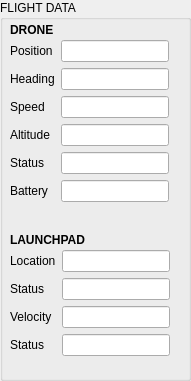
     <widget class="QGroupBox" name="groupBox_2">
      <property name="geometry">
       <rect>
        <x>519</x>
        <y>10</y>
        <width>191</width>
        <height>381</height>
       </rect>
      </property>
      <property name="sizePolicy">
       <sizepolicy hsizetype="Maximum" vsizetype="Preferred">
        <horstretch>0</horstretch>
        <verstretch>0</verstretch>
       </sizepolicy>
      </property>
      <property name="title">
       <string>FLIGHT DATA</string>
      </property>
      <widget class="QLabel" name="label_8">
       <property name="geometry">
        <rect>
         <x>10</x>
         <y>20</y>
         <width>171</width>
         <height>20</height>
        </rect>
       </property>
       <property name="sizePolicy">
        <sizepolicy hsizetype="Maximum" vsizetype="Preferred">
         <horstretch>0</horstretch>
         <verstretch>0</verstretch>
        </sizepolicy>
       </property>
       <property name="font">
        <font>
         <weight>75</weight>
         <bold>true</bold>
        </font>
       </property>
       <property name="text">
        <string>DRONE</string>
       </property>
       <property name="alignment">
        <set>Qt::AlignLeading|Qt::AlignLeft|Qt::AlignVCenter</set>
       </property>
      </widget>
      <widget class="QLabel" name="label_9">
       <property name="geometry">
        <rect>
         <x>10</x>
         <y>230</y>
         <width>171</width>
         <height>20</height>
        </rect>
       </property>
       <property name="sizePolicy">
        <sizepolicy hsizetype="Maximum" vsizetype="Preferred">
         <horstretch>0</horstretch>
         <verstretch>0</verstretch>
        </sizepolicy>
       </property>
       <property name="font">
        <font>
         <weight>75</weight>
         <bold>true</bold>
        </font>
       </property>
       <property name="text">
        <string>LAUNCHPAD</string>
       </property>
       <property name="alignment">
        <set>Qt::AlignLeading|Qt::AlignLeft|Qt::AlignVCenter</set>
       </property>
      </widget>
      <widget class="QWidget" name="formLayoutWidget">
       <property name="geometry">
        <rect>
         <x>10</x>
         <y>40</y>
         <width>171</width>
         <height>178</height>
        </rect>
       </property>
       <property name="sizePolicy">
        <sizepolicy hsizetype="Maximum" vsizetype="Preferred">
         <horstretch>0</horstretch>
         <verstretch>0</verstretch>
        </sizepolicy>
       </property>
       <layout class="QFormLayout" name="formLayout">
        <item row="0" column="0">
         <widget class="QLabel" name="dronePositionLabel">
          <property name="sizePolicy">
           <sizepolicy hsizetype="Maximum" vsizetype="Preferred">
            <horstretch>0</horstretch>
            <verstretch>0</verstretch>
           </sizepolicy>
          </property>
          <property name="text">
           <string>Position</string>
          </property>
         </widget>
        </item>
        <item row="0" column="1">
         <widget class="QLineEdit" name="dronePositionLineEdit">
          <property name="sizePolicy">
           <sizepolicy hsizetype="Maximum" vsizetype="Fixed">
            <horstretch>0</horstretch>
            <verstretch>0</verstretch>
           </sizepolicy>
          </property>
          <property name="readOnly">
           <bool>true</bool>
          </property>
         </widget>
        </item>
        <item row="1" column="0">
         <widget class="QLabel" name="headingLabel">
          <property name="sizePolicy">
           <sizepolicy hsizetype="Maximum" vsizetype="Preferred">
            <horstretch>0</horstretch>
            <verstretch>0</verstretch>
           </sizepolicy>
          </property>
          <property name="text">
           <string>Heading</string>
          </property>
         </widget>
        </item>
        <item row="1" column="1">
         <widget class="QLineEdit" name="droneHeadingLineEdit">
          <property name="sizePolicy">
           <sizepolicy hsizetype="Maximum" vsizetype="Fixed">
            <horstretch>0</horstretch>
            <verstretch>0</verstretch>
           </sizepolicy>
          </property>
          <property name="readOnly">
           <bool>true</bool>
          </property>
         </widget>
        </item>
        <item row="2" column="1">
         <widget class="QLineEdit" name="droneSpeedLineEdit">
          <property name="sizePolicy">
           <sizepolicy hsizetype="Maximum" vsizetype="Fixed">
            <horstretch>0</horstretch>
            <verstretch>0</verstretch>
           </sizepolicy>
          </property>
          <property name="readOnly">
           <bool>true</bool>
          </property>
         </widget>
        </item>
        <item row="3" column="0">
         <widget class="QLabel" name="altitudeLabel">
          <property name="sizePolicy">
           <sizepolicy hsizetype="Maximum" vsizetype="Preferred">
            <horstretch>0</horstretch>
            <verstretch>0</verstretch>
           </sizepolicy>
          </property>
          <property name="text">
           <string>Altitude</string>
          </property>
         </widget>
        </item>
        <item row="3" column="1">
         <widget class="QLineEdit" name="droneAltitudeLineEdit">
          <property name="sizePolicy">
           <sizepolicy hsizetype="Maximum" vsizetype="Fixed">
            <horstretch>0</horstretch>
            <verstretch>0</verstretch>
           </sizepolicy>
          </property>
          <property name="readOnly">
           <bool>true</bool>
          </property>
         </widget>
        </item>
        <item row="2" column="0">
         <widget class="QLabel" name="speedLabel">
          <property name="sizePolicy">
           <sizepolicy hsizetype="Maximum" vsizetype="Preferred">
            <horstretch>0</horstretch>
            <verstretch>0</verstretch>
           </sizepolicy>
          </property>
          <property name="text">
           <string>Speed</string>
          </property>
         </widget>
        </item>
        <item row="5" column="0">
         <widget class="QLabel" name="batteryLabel">
          <property name="sizePolicy">
           <sizepolicy hsizetype="Maximum" vsizetype="Preferred">
            <horstretch>0</horstretch>
            <verstretch>0</verstretch>
           </sizepolicy>
          </property>
          <property name="text">
           <string>Battery</string>
          </property>
         </widget>
        </item>
        <item row="4" column="0">
         <widget class="QLabel" name="statusLabel">
          <property name="sizePolicy">
           <sizepolicy hsizetype="Maximum" vsizetype="Preferred">
            <horstretch>0</horstretch>
            <verstretch>0</verstretch>
           </sizepolicy>
          </property>
          <property name="text">
           <string>Status</string>
          </property>
         </widget>
        </item>
        <item row="4" column="1">
         <widget class="QLineEdit" name="droneStatusLineEdit">
          <property name="sizePolicy">
           <sizepolicy hsizetype="Maximum" vsizetype="Fixed">
            <horstretch>0</horstretch>
            <verstretch>0</verstretch>
           </sizepolicy>
          </property>
          <property name="readOnly">
           <bool>true</bool>
          </property>
         </widget>
        </item>
        <item row="5" column="1">
         <widget class="QLineEdit" name="droneBatteryLineEdit">
          <property name="sizePolicy">
           <sizepolicy hsizetype="Maximum" vsizetype="Fixed">
            <horstretch>0</horstretch>
            <verstretch>0</verstretch>
           </sizepolicy>
          </property>
          <property name="readOnly">
           <bool>true</bool>
          </property>
         </widget>
        </item>
       </layout>
      </widget>
      <widget class="QWidget" name="formLayoutWidget_2">
       <property name="geometry">
        <rect>
         <x>10</x>
         <y>250</y>
         <width>171</width>
         <height>121</height>
        </rect>
       </property>
       <property name="sizePolicy">
        <sizepolicy hsizetype="Maximum" vsizetype="Preferred">
         <horstretch>0</horstretch>
         <verstretch>0</verstretch>
        </sizepolicy>
       </property>
       <layout class="QFormLayout" name="formLayout_2">
        <item row="0" column="0">
         <widget class="QLabel" name="dronePositionLabel_2">
          <property name="sizePolicy">
           <sizepolicy hsizetype="Maximum" vsizetype="Preferred">
            <horstretch>0</horstretch>
            <verstretch>0</verstretch>
           </sizepolicy>
          </property>
          <property name="text">
           <string>Location</string>
          </property>
         </widget>
        </item>
        <item row="0" column="1">
         <widget class="QLineEdit" name="dronePositionLineEdit_2">
          <property name="sizePolicy">
           <sizepolicy hsizetype="Maximum" vsizetype="Fixed">
            <horstretch>0</horstretch>
            <verstretch>0</verstretch>
           </sizepolicy>
          </property>
          <property name="readOnly">
           <bool>true</bool>
          </property>
         </widget>
        </item>
        <item row="1" column="0">
         <widget class="QLabel" name="velocityLabel_3">
          <property name="sizePolicy">
           <sizepolicy hsizetype="Maximum" vsizetype="Preferred">
            <horstretch>0</horstretch>
            <verstretch>0</verstretch>
           </sizepolicy>
          </property>
          <property name="text">
           <string>Status</string>
          </property>
         </widget>
        </item>
        <item row="1" column="1">
         <widget class="QLineEdit" name="velocityLineEdit_2">
          <property name="sizePolicy">
           <sizepolicy hsizetype="Maximum" vsizetype="Fixed">
            <horstretch>0</horstretch>
            <verstretch>0</verstretch>
           </sizepolicy>
          </property>
          <property name="readOnly">
           <bool>true</bool>
          </property>
         </widget>
        </item>
        <item row="2" column="0">
         <widget class="QLabel" name="velocityLabel_4">
          <property name="sizePolicy">
           <sizepolicy hsizetype="Maximum" vsizetype="Preferred">
            <horstretch>0</horstretch>
            <verstretch>0</verstretch>
           </sizepolicy>
          </property>
          <property name="text">
           <string>Velocity</string>
          </property>
         </widget>
        </item>
        <item row="2" column="1">
         <widget class="QLineEdit" name="headingLineEdit_2">
          <property name="sizePolicy">
           <sizepolicy hsizetype="Maximum" vsizetype="Fixed">
            <horstretch>0</horstretch>
            <verstretch>0</verstretch>
           </sizepolicy>
          </property>
          <property name="readOnly">
           <bool>true</bool>
          </property>
         </widget>
        </item>
        <item row="3" column="0">
         <widget class="QLabel" name="statusLabel_3">
          <property name="sizePolicy">
           <sizepolicy hsizetype="Maximum" vsizetype="Preferred">
            <horstretch>0</horstretch>
            <verstretch>0</verstretch>
           </sizepolicy>
          </property>
          <property name="text">
           <string>Status</string>
          </property>
         </widget>
        </item>
        <item row="3" column="1">
         <widget class="QLineEdit" name="statusLineEdit_3">
          <property name="sizePolicy">
           <sizepolicy hsizetype="Maximum" vsizetype="Fixed">
            <horstretch>0</horstretch>
            <verstretch>0</verstretch>
           </sizepolicy>
          </property>
          <property name="readOnly">
           <bool>true</bool>
          </property>
         </widget>
        </item>
       </layout>
      </widget>
     </widget>
